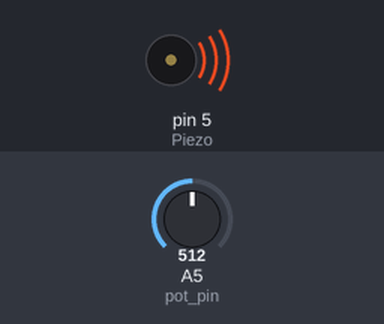
This sketch was run on a simulated Arduino Uno, built with avr-gcc and run on an emulated ATmega328P. Parts: buzzer (waves = sounding). The inputs (shaded band) are chosen by the test bench; at power-on: A5 (pot_pin) = 512.

Above: at 1.2 s.
1.3 s: A5 (pot_pin) set to 0
At 2.0 s:
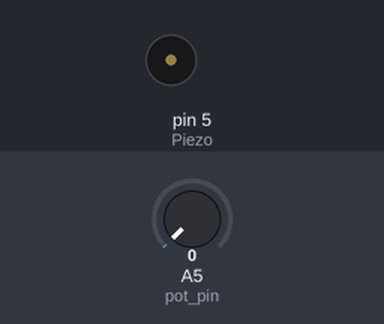
2.8 s: A5 (pot_pin) set to 122
At 3.1 s:
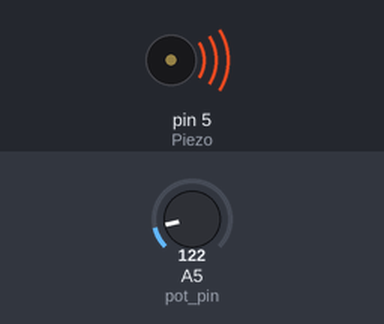
Timing chart, 0 to 5.8 s (numbered marks = the images above; inputs shaded):
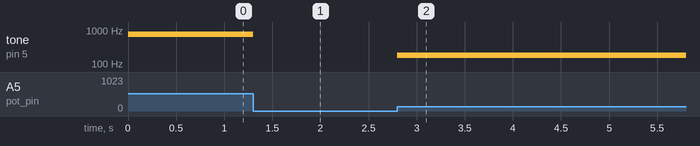

Measured:
- after the input at 1.3 s, tone on pin 5 (Piezo): 750 Hz → silent at once
- after the input at 2.8 s, tone on pin 5 (Piezo): silent → 178 Hz at once

The sketch:

Bzr_POT.ino
```cpp
#define Piezo 5
int pot_pin = A5;
int val = 0;
void setup()
{
  pinMode(Piezo, OUTPUT);
}
void loop()
{
  val = analogRead(pot_pin);
  val = map (val , 0 , 1023 , 0 , 1500) ;
  if (val == 0) noTone(Piezo);
  else tone(Piezo, val);
}
```
